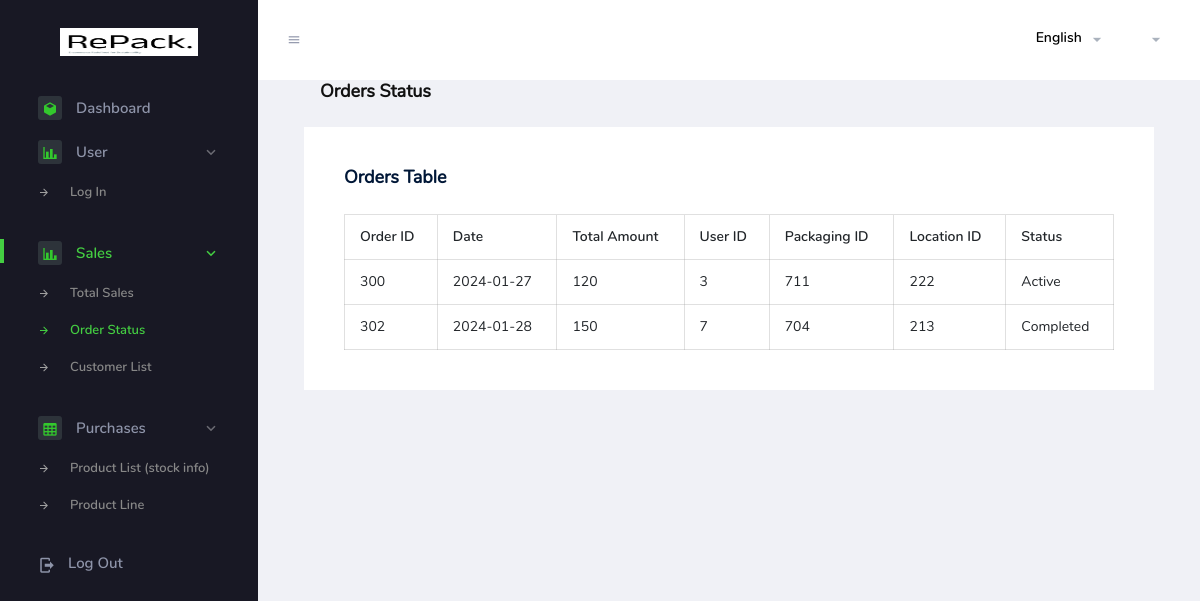
/admin_dash/pages/sale/order_status.php, run on the app's committed database.
### tables this page shows
CREATE TABLE `orders` (
  `O_ID` int(11) NOT NULL,
  `Date` date NOT NULL,
  `Total_Amt` int(11) NOT NULL,
  `User_Id` int(11) NOT NULL COMMENT 'foreign key',
  `Packaging_ID` int(11) NOT NULL COMMENT 'foreign key',
  `Location_ID` int(11) NOT NULL COMMENT 'foreign key',
  `Status` varchar(50) NOT NULL COMMENT 'active/completed\r\n\r\n'
);

### admin_dash/pages/sale/order_status.php (the view, shortened to what this page needs)
<!DOCTYPE html>
<html lang="en"><head>
  <link rel="stylesheet" href="../../assets/vendors/mdi/css/materialdesignicons.min.css">
  <link rel="stylesheet" href="../../assets/vendors/flag-icon-css/css/flag-icon.min.css">
  <link rel="stylesheet" href="../../assets/vendors/css/vendor.bundle.base.css">
  <link rel="stylesheet" href="../../assets/css/style.css">
</head>
<body>
  <div class="container-scroller">
    <nav class="navbar default-layout-navbar col-lg-12 col-12 p-0 fixed-top d-flex flex-row">
      <div class="text-center navbar-brand-wrapper d-flex align-items-center justify-content-center">
        <a class="navbar-brand brand-logo" href="../../index.php"><img src="../../assets/images/repacklogo.png" alt="logo"></a>
      </div>
      <div class="navbar-menu-wrapper d-flex align-items-stretch">
        <button class="navbar-toggler navbar-toggler align-self-center" type="button" data-toggle="minimize">
          <span class="mdi mdi-menu"></span>
        </button>
        <ul class="navbar-nav navbar-nav-right">
          <li class="nav-item nav-language dropdown d-none d-md-block">
            <a class="nav-link dropdown-toggle" id="languageDropdown" href="#" data-toggle="dropdown" aria-expanded="false">
              <div class="nav-language-icon">
                <i class="flag-icon flag-icon-us" title="us" id="us"></i>
              </div>
              <div class="nav-language-text">
                <p class="mb-1 text-black">English</p>
              </div>
            </a>
          <li class="nav-item nav-profile dropdown">
            <a class="nav-link dropdown-toggle" id="profileDropdown" href="#" data-toggle="dropdown" aria-expanded="false">
            </a>
          </li>
        </ul>
      </div>
    </nav>
    <div class="container-fluid page-body-wrapper">
      <nav class="sidebar sidebar-offcanvas" id="sidebar">
        <ul class="nav">
          <li class="nav-item nav-category">Main</li>
          <li class="nav-item ">
            <a class="nav-link" href="../../index.php">
              <span class="icon-bg"><i class="mdi mdi-cube menu-icon"></i></span>
              <span class="menu-title">Dashboard</span>
            </a>
          </li>
          <li class="nav-item">
            <a class="nav-link" data-toggle="collapse" href="#ui-basic" aria-expanded="true" aria-controls="ui-basic">
              <span class="icon-bg"><i class="mdi mdi-chart-bar menu-icon"></i></span>
              <span class="menu-title">User</span>
              <i class="menu-arrow"></i>
            </a>
            <div class="collapse show" id="ui-basic" style="">
              <ul class="nav flex-column sub-menu">
                <li class="nav-item"> <a class="nav-link" href="../../pages/samples/login.php">Log In</a></li>
              </ul>
            </div>
          </li>
          <li class="nav-item">
            <a class="nav-link" data-toggle="collapse" href="#ui-basic" aria-expanded="true" aria-controls="ui-basic">
              <span class="icon-bg"><i class="mdi mdi-chart-bar menu-icon"></i></span>
              <span class="menu-title">Sales</span>
              <i class="menu-arrow"></i>
            </a>
            <div class="collapse show" id="ui-basic" style="">
              <ul class="nav flex-column sub-menu">
                <li class="nav-item"> <a class="nav-link" href="total_sales.php">Total Sales</a></li>
                <li class="nav-item"> <a class="nav-link" href="order_status.php">Order Status</a></li>
                <li class="nav-item"> <a class="nav-link" href="customer_list.php">Customer List</a></li>
              </ul>
            </div>
          </li>
          <li class="nav-item">
            <a class="nav-link" data-toggle="collapse" href="#ui-basic" aria-expanded="true" aria-controls="ui-basic">
              <span class="icon-bg"><i class="mdi mdi-table-large menu-icon"></i></span>
              <span class="menu-title">Purchases</span>
              <i class="menu-arrow"></i>
            </a>
            <div class="collapse show" id="ui-basic" style="">
              <ul class="nav flex-column sub-menu">
                <li class="nav-item"> <a class="nav-link" href="../../pages/purchases/product_list.php"> Product List (stock info)</a></li>
                <li class="nav-item"> <a class="nav-link" href="../../pages/purchases/product_line.php">Product&nbsp;Line</a></li>
              </ul>
            </div>
          </li>
          <li class="nav-item sidebar-user-actions">
            <div class="sidebar-user-menu">
              <a href="../../pages/samples/login.php" class="nav-link"><i class="mdi mdi-logout menu-icon"></i>
                <span class="menu-title">Log Out</span></a>
            </div>
          </li>
        </ul>
      </nav>
      <div class="main-panel">
        <div class="content-wrapper">
          <div class="page-header">
            <h3 class="page-title"> Orders Status </h3>
          </div>
          <div class="row">
            <div class="col-lg-12 grid-margin stretch-card">
                <div class="card">
                  <div class="card-body">
                    <h4 class="card-title">Orders table</h4>
                    <table class="table table-bordered">
                      <thead>
                        <tr>
                          <th> Order ID </th>
                          <th> Date </th>
                          <th> Total Amount </th>
                          <th> User ID </th>
                          <th>Packaging ID</th><th>Location ID</th>
                          <th>Status</th>
                        </tr>
                      </thead>
                      <tbody>
                      <?php
                        $servername = "localhost";
                        $username = "root";
                        $password = '';
                        $dbname = "repack";
                        $conn = new mysqli($servername, $username, $password, $dbname,3308);
                        $sql = "SELECT * FROM orders";
                        $result = $conn->query($sql);
                        if ($result->num_rows > 0) {
                            while ($row = $result->fetch_assoc()) {
                                echo "<tr>";
                                echo "<td>" . $row["O_ID"] . "</td>";
                                echo "<td>" . $row["Date"] . "</td>";
                                echo "<td>" . $row["Total_Amt"] . "</td>";
                                echo "<td>" . $row["User_Id"] . "</td>";
                                echo "<td>" . $row["Packaging_ID"] . "</td>";
                                echo "<td>" . $row["Location_ID"] . "</td>";
                                echo "<td>" . $row["Status"] . "</td>";
                                echo "</tr>";
                            }
                        } else {
                            echo "<tr><td colspan='7'>No data found</td></tr>";
                        }
                        ?>
                      </tbody>
                    </table>
                  </div>
                </div>
              </div>
          </div>
        </div>
      </div>
    </div>
  </div>
</body>
</html>

### data on the page
orders: O_ID "300", Date "2024-01-27", Total_Amt "120", User_Id "3", Packaging_ID "711", Location_ID "222", Status "Active"
orders: O_ID "302", Date "2024-01-28", Total_Amt "150", User_Id "7", Packaging_ID "704", Location_ID "213", Status "Completed"
